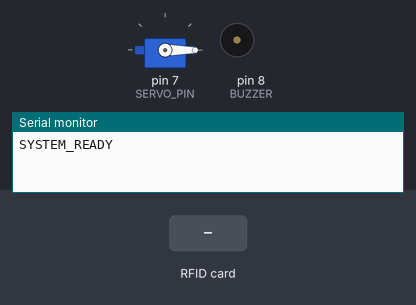
Simulated run of this sketch. Board: Arduino Uno, built with avr-gcc and run on an emulated ATmega328P. On the bench: servo, buzzer (waves = sounding, pin HIGH), the last lines printed to the serial monitor. The test bench sets the inputs (shaded band). Pins used as bus, display or sensor lines are not drawn.

Above: at 1.7 s.
1.8 s: RFID card 3A 07 20 3B held to the reader
At 2.7 s:
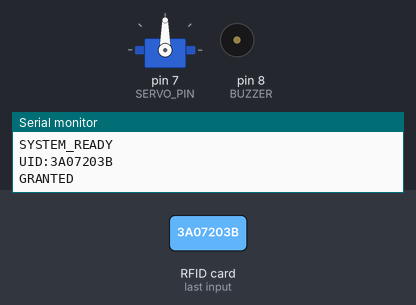
3.4 s: RFID card 5E 7A 19 C4 held to the reader
At 5.23 s:
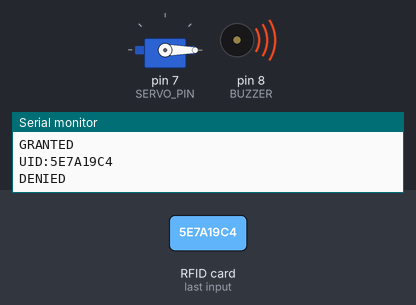
Timing chart, 0 to 7.0 s (numbered marks = the images above; inputs shaded):
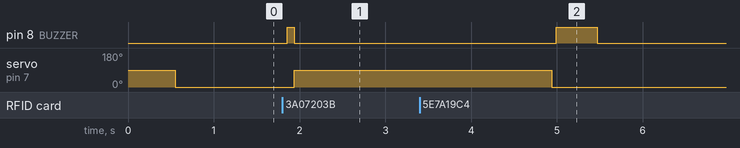

Measured:
- after the input at 1.8 s, pin 8 (BUZZER): LOW → HIGH after 0.06 s, → LOW 0.08 s later; servo on pin 7 (SERVO_PIN): 0° → 90° after 0.14 s
- after the input at 3.4 s, pin 8 (BUZZER): LOW → HIGH after 1.6 s, → LOW 0.48 s later

The sketch:

arduino_code.ino
```cpp
#include <SPI.h>
#include <MFRC522.h>
#include <Servo.h>

#define SS_PIN 10
#define RST_PIN 9

MFRC522 mfrc522(SS_PIN, RST_PIN); //creates instance

#define BUZZER 8
#define SERVO_PIN 7

Servo myServo;

// YOUR UID
String allowedUID = "3A07203B";

void setup() {
  Serial.begin(9600);

  SPI.begin();
  mfrc522.PCD_Init();

  pinMode(BUZZER, OUTPUT);

  myServo.attach(SERVO_PIN);
  delay(500);
  myServo.write(0);

  Serial.println("SYSTEM_READY");
}

void loop() {

  if (!mfrc522.PICC_IsNewCardPresent()) return;
  if (!mfrc522.PICC_ReadCardSerial()) return;

  delay(50);

  // Build UID properly
  String uid = "";

  for (byte i = 0; i < mfrc522.uid.size; i++) {
    if (mfrc522.uid.uidByte[i] < 0x10) uid += "0";
    uid += String(mfrc522.uid.uidByte[i], HEX);
  }

  uid.toUpperCase();
  uid.trim(); // IMPORTANT FIX

  Serial.print("UID:");
  Serial.println(uid);

  // buzzer
  digitalWrite(BUZZER, HIGH);
  delay(80);
  digitalWrite(BUZZER, LOW);

  // =========================
  // SAFE COMPARISON (FIX)
  // =========================
  if (uid.indexOf(allowedUID) >= 0) {

    Serial.println("GRANTED");

    myServo.write(90);
    delay(3000);
    myServo.write(0);

  } else {

    Serial.println("DENIED");

    digitalWrite(BUZZER, HIGH);
    delay(400);
    digitalWrite(BUZZER, LOW);
  }

  mfrc522.PICC_HaltA();
  mfrc522.PCD_StopCrypto1();
}
```
